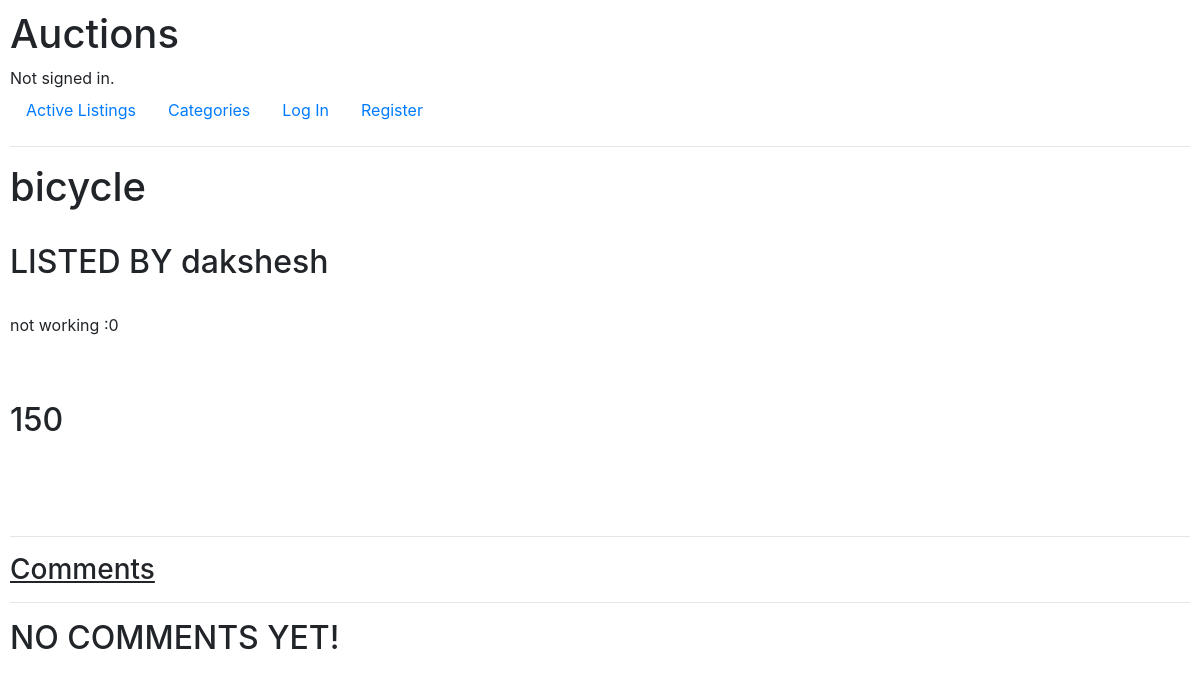
Before: /listing/bltbo with the older database file.
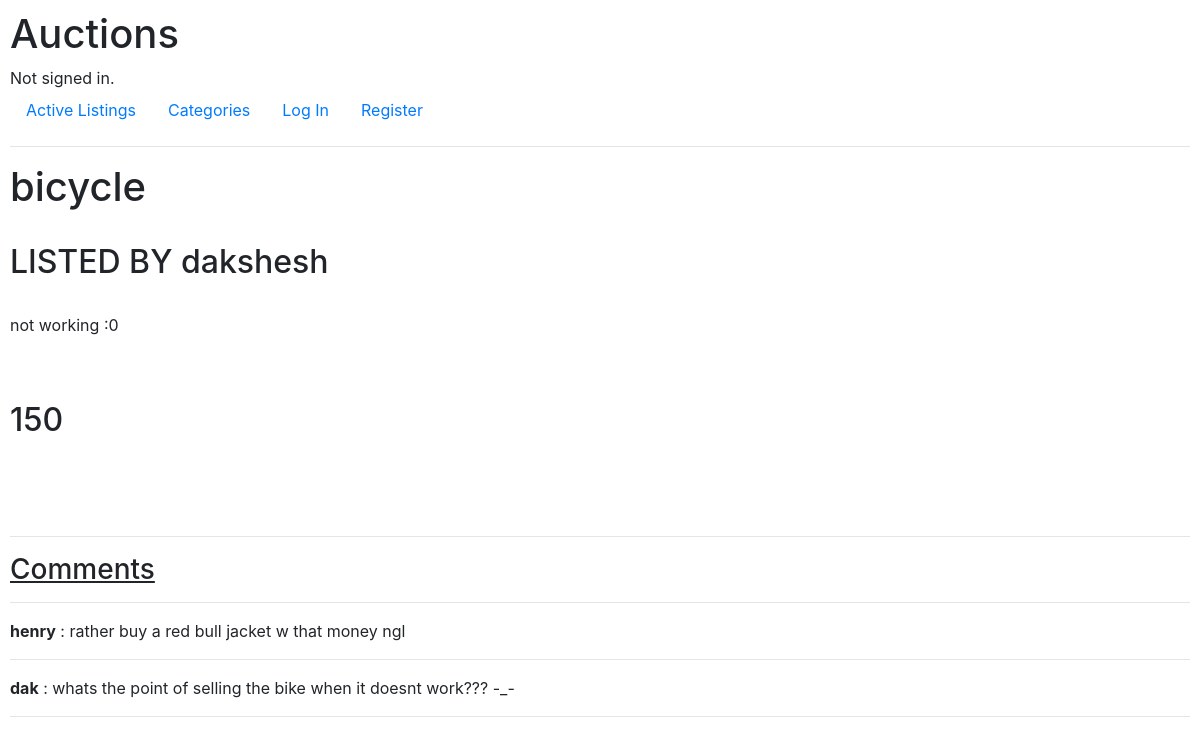
After: the same page with the newer database file.
### auctions/models.py (models this page shows, shortened)
class Comments(models.Model):
    listing_id = models.CharField(max_length=5)
    user = models.ForeignKey(User, on_delete=models.CASCADE)
    text = models.CharField(max_length=300)

class User(AbstractUser):
    pass

### auctions/views.py (the view, shortened to what this page needs)
# urls.py: path("listing/<str:id>", views.listing, name="listing")
def listing(request, id):
    listing = Listings.objects.get(id=id)
    form = CommentForm
    comments = Comments.objects.filter(listing_id=id)
    return render(request, "auctions/listing.html", {
        "listing": listing,
        "comments": comments[::-1],
        "form": form,
    })

### auctions/templates/auctions/listing.html (shortened to what this page needs)
{% extends "auctions/layout.html" %}
{% block body %}
    <h1>{{ listing.title }}</h1>
    <br>
    <h2>LISTED BY {{ listing.user }}</h2>
    <br>
    <p>{{ listing.description }}</p>
    <br>
    <br>
    <h2>{{ listing.bid }}</h2>
    <br>
    <br>
    <br>
    <div>
        <hr>
        <h3><u>Comments</u></h3>
        <hr>
        {% for comment in comments %}
        <b>{{ comment.user }}</b> : {{ comment.text }}
        <hr>
        {% empty %}
        <h2>NO COMMENTS YET!</h2>
        {% endfor %}
    </div>
{% endblock %}

Changed rows visible on the page:
added Comments: user "henry", text "rather buy a red bull jacket w that money ngl"
added Comments: user "dak", text "whats the point of selling the bike when it doesnt work??? -_-"
Other visible differences:
text no longer shown: "NO COMMENTS YET!"
